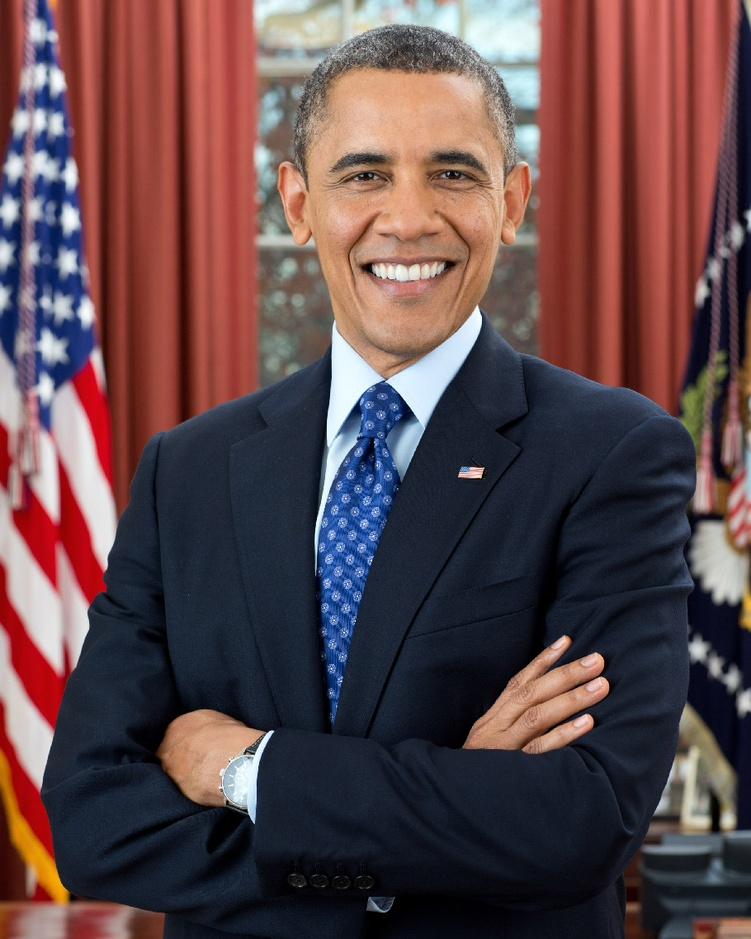
#> input picture Modulo II - Ferramentas/Mini-Projeto-IV_detector-classificador-de-faces-com-openCv/obama.jpg, 751 x 939 px, shrunk from 910 x 1137 before the run, found by its file name
$ jupyter execute 05_bordas_filtros.ipynb   (older library calls are emulated)
#> lines starting #> are read from the running program, lines starting #| are printed output that depends on the picture; after the words box and inside, x2 and y2 are one past the last pixel; in counts of white or black regions, pixels touching at a corner belong together
# Detecção de bordas e filtragem
- Detecção de bordas é uma operação importante em processamento de imagens que é alcançada através de filtragem da imagem
- Filtragem por sua vez depende de um conceito fundamental chamado de **convolução 2D**
- Muitas das funções da biblioteca utilizam esses conceitos no seu codigo fonte

[cell 1]
import cv2
import matplotlib.pyplot as plt
import numpy as np

obama = cv2.cvtColor(cv2.imread("assets/obama.jpg"), cv2.COLOR_BGR2RGB)
obama_gray = cv2.cvtColor(obama, cv2.COLOR_RGB2GRAY)
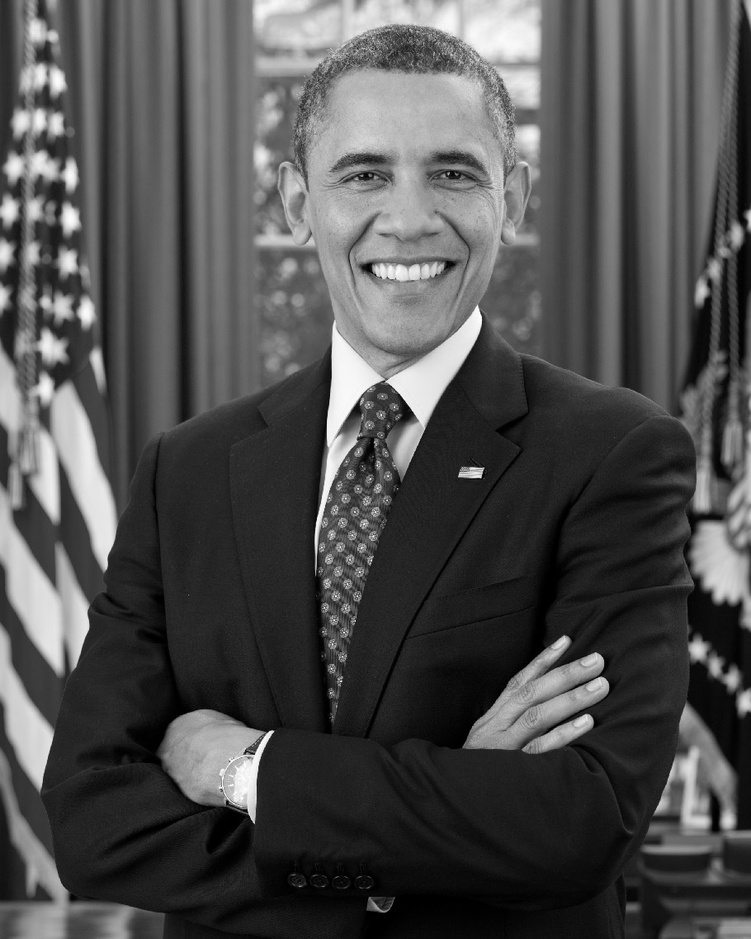
#> obama_gray: shape (939, 751); min 0, max 254, mean 79
plt.imshow(obama)

## Convolução
- O conceito de [convolução](https://pt.wikipedia.org/wiki/Convolu%C3%A7%C3%A3o) vem do processamento de sinais
- É um operador linear de duas funções que resulta em uma outra função
- Vamos supor que temos duas funções $f$ e $g$, a convolução discreta $f \ast g$ entre elas é definida como:

$$
(f \ast g)(k) = h(k) = \sum_{j=0}^{k} f(j)g(k-j)
$$

- Esse conceito é levado para imagens, mas com o nome de **convolução 2D**:

$$
H[i,j] = \sum_{u=-k}^{k} \sum_{v=-k}^{k} g[u,v]F[i+u,j+v]
$$

- Em processamento de imagens, $F$ é a imagens que desejamos filtrar e $G$ é um kernel que precisa ser definido e $H$ a imagem resultante
- É bem mais fácil entender visualmente
    - [Exemplo visual 1](https://ujjwalkarn.me/2016/08/11/intuitive-explanation-convnets/)
    - [Exemplo visual 2](https://cs231n.github.io/convolutional-networks/)

## Fazendo o primeiro filtro - Blurring
- Vamos aplicar um blur na imagem usando convolução
- Blur nada mais é do que fazer a média dos pixels dentro de uma vizinhança
    - [Aqui](https://pyimagesearch.com/2021/04/28/opencv-smoothing-and-blurring/) você encontra um tutorial completo sobre o tema
- Possui diversas aplicações, entre elas:
    - Tirar ruido de uma imagem
    - Preparar a imagem para uma filtragem
- Também conhecido como um **filto passa baixa**
    - No contexto de de imagens, a frequência é relacionada a taxa de mudança dos valores pixels
    - Se muda abruptamente, isso significa uma frequência alta
        - É fácil perceber que em uma borda isso aconteceria
        - Portanto, esse tipo de filtro aplica uma suavização nas bordas

### Criando e aplicando o filtro
- Para realizar a filtragem, precisamos definir um kernel
- O kernel para blurring nada mas é do que algo que faça a média de uma vizinhança
- Vamos começar usando o seguinte kernel:
$$G = \frac{1}{9}
\begin{bmatrix}
    1 & 1 & 1 \\
    1 & 1 & 1 \\
    1 & 1 & 1
\end{bmatrix}
$$

- A divisão por 9 é para fazer com que a soma seja 1
    - Isso é chamado de normalização (para simular um filtro gaussiano)
    - Se não for feito, afeta o brilho da imagem
- Agora, vamos aplicar esse filtro a uma imagem usando a função `filter2D()` que é basicamente a aplicação de uma convolução

[cell 2]
kernel = np.ones([3,3], dtype=np.float32)
kernel = kernel / kernel.sum()
obama_blur = cv2.filter2D(src=obama, # imagem a ser filtrada
                          ddepth=-1, # profundidade da imagem filtrada. -1 mantem a mesma da src
                          kernel=kernel # kernel para realizar a filtragem
                         )
plt.imshow(obama_blur)

- Observe que aumentar o tamanho do kernel resulta em maior blur
    - Porque?
- [Excelente exemplo visual de um blur](https://www.youtube.com/watch?v=8rrHTtUzyZA)

- Como essa é uma operação comum e importante a biblioteca possui uma função específica pra ela, a `blur()`

[cell 3]
obama_blur = cv2.blur(obama, (7,7))
plt.imshow(obama_blur)

- Outras opções de blur:
    - `GaussianBlur()`: utiliza uma distribuição normal para fazer uma espécia de média ponderada
    - `medianBlur()`: utiliza a mediana (bem eficiente contra ruidos do estilo salt and pepper)
    - `bilateralBlur()`: utiliza duas Gaussianas, uma apenas par aconsiderar os vizinhos espaciais e outra para considerar os vizinos com intensidades semelhantes. É muito utilizada para preprocessar a imagem antes de detectar borda, uma vez que é capaz de manter boa parte dessas caraceristicas na imagem

[cell 4]
obama_blur = cv2.GaussianBlur(obama, (7,7), cv2.BORDER_DEFAULT)
plt.imshow(obama_blur)

[cell 5]
obama_blur = cv2.medianBlur(obama, 7)
plt.imshow(obama_blur)

[cell 6]
obama_blur = cv2.bilateralFilter(obama_blur, # imagem a ser aplicado o filtro
                                 11,  # diametro da vizinhança (quanto maior, mais pixels vao ser considerados)
                                 21, # desvio padrao da cor que vai ser considerada (quanto maior, mais a gente se aproxima da gaussiana padrão)
                                 7 # desvio padrao espacial (quanto maior, mais pixels vao influenciar)
                                )
plt.imshow(obama_blur)

- De maneira geral, filtrar uma imagem significa definir um kernel e aplicar a convolução
- Isso é usado largamente para diversas operações

## Sharpening
- Operação que da destaque as bordas de uma imagem
- Obviamente, é usada como um preprocessamento para melhorar essa detecção
- A ideia é a mesma do blur, define-se um kernel e depois aplica a filtragem
- Existem diversos kernels para aplicar tal operação, vamos começar pelo seguinte:

$$
G =
\begin{bmatrix}
-1 & -1 & -1\\
-1 & 9 & -1\\
-1 & -1 & -1\\
\end{bmatrix}
$$

[cell 7]
kernel = np.ones([3,3], dtype=np.float32) * -1
kernel[1,1] = 9
obama_sharp = cv2.filter2D(src=obama, ddepth=-1, kernel=kernel)
plt.imshow(obama_sharp)

- Se quisermos aplicar um sharp execessivo, poriamos usar:

$$
G =
\begin{bmatrix}
1 & 1 & 1\\
1 & -7 & 1\\
1 & 1 & 1\\
\end{bmatrix}
$$

[cell 8]
kernel = np.ones([3,3], dtype=np.float32)
kernel[1,1] = -7
obama_sharp = cv2.filter2D(src=obama, ddepth=-1, kernel=kernel)
plt.imshow(obama_sharp)

- Mas perceba que a imagem fica muito deformanda
- Uma opção é fazer uma espécie de sharp + gaussian

[cell 9]
kernel = np.array([
                    [-1,-1,-1,-1,-1],
                    [-1, 2, 2, 2,-1],
                    [-1, 2, 8, 2,-1],
                    [-1, 2, 2, 2,-1],
                    [-1,-1,-1,-1,-1]
                  ])
kernel = kernel / kernel.sum()
obama_sharp = cv2.filter2D(src=obama, ddepth=-1, kernel=kernel)
plt.imshow(obama_sharp)

## Embossing
- Operação que troca o pixel original por algo como uma sobra ou um destaque
- Também é um técnica comum de preprocessamento de imagem
- Exemplo de kernel:

$$
G =
\begin{bmatrix}
0 & -1 & -1\\
1 & 0 & -1\\
1 & 1 & 0
\end{bmatrix}
$$

[cell 10]
kernel = np.array([
                    [0, -1, -1],
                    [1, 0,  -1],
                    [1, 1,   0]
                  ])
obama_emb = cv2.filter2D(src=obama, ddepth=-1, kernel=kernel)
plt.imshow(obama_emb)

- Podemos aplicar a operação para uma imagem em tons de cinza

[cell 11]
obama_emb = cv2.filter2D(src=obama_gray, ddepth=-1, kernel=kernel)
#> obama_emb: shape (939, 751)
plt.imshow(obama_emb, cmap="gray")

- Também podemos alterar o filtro

[cell 12]
kernel = np.array([
                    [1, 0,  0],
                    [0, 0,  0],
                    [0, 0, -1]
                  ])
obama_emb = cv2.filter2D(src=obama, ddepth=-1, kernel=kernel)
#> obama_emb: shape (939, 751, 3)
plt.imshow(obama_emb)

## Detecção de bordas
- Basicamente é o processo de encontrar as bordas de uma imagem e devolver uma máscara, que nada mais é do que uma imagem binária (preto e branco)
- Como já discutido, é uma operação que envolve operações de filtragem de altas frequências
    - Ou seja, detectar onde tem mudanças abruptas de cores
    - São utilizados kernels que filtragem passa alta
- Uma outra forma de interpretar a localização de uma borda é através de um derivada
    - A borda na mais é do que uma mudança abrupta de pixels


### Sobel

- Um filtro famoso é o `sobel`, que é um operador de diferenciaçã discreto
    - É uma aproximação da derivada de intenside dos pixels de uma imagem
    - Combina suvização gaussiana com diferenciação
- Existem dois kernels:

$$
S_y =
\begin{bmatrix}
-1 & 0 & 1 \\
-2 & 0 & 2 \\
-1 & 0 & 1
\end{bmatrix}
$$

$$
S_x =
\begin{bmatrix}
-1 & -2 & -1 \\
0 & 0 & 0 \\
1 & 2 & 1
\end{bmatrix}
$$

- $S_x$ detecta bordas horizontais, enquanto $S_y$ as verticais
- Em um dado ponto de uma imagem, podemos calcular gradiente da seguinte forma: $S = \sqrt{S_x^2 + S_y^2}$
- Para exemplificar, vamos carregar uma outra imagem:

[cell 13]
formas = cv2.cvtColor(cv2.imread("assets/formas.png"), cv2.COLOR_BGR2GRAY)
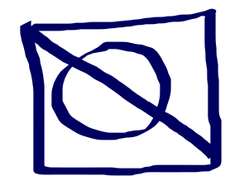
#> input picture Modulo II - Ferramentas/5_opencv/assets/formas.png, 249 x 195 px, shrunk from 301 x 236 before the run
#> formas: shape (195, 249); min 9, max 255, mean 201.1
plt.imshow(formas, cmap="gray")

[cell 14]
s_x = np.array([ [-1, 0, 1],
                 [-2, 0,  2],
                 [-1, 0, 1]
              ])
formas_sob_x = cv2.filter2D(src=formas, ddepth=-1, kernel=s_x)
plt.imshow(formas_sob_x, cmap="gray")

[cell 15]
s_y = np.array([ [-1, -2, -1],
                 [0, 0,  0],
                 [1, 2, 1]
              ])
formas_sob_y = cv2.filter2D(src=formas, ddepth=-1, kernel=s_y)
plt.imshow(formas_sob_y, cmap="gray")

[cell 16]
s = np.sqrt(s_x**2 + s_y**2)
formas_sob = cv2.filter2D(src=formas, ddepth=-1, kernel=s)
plt.imshow(formas_sob, cmap="gray")

- A biblioteca oferece uma função para aplicarmos `sobel`

[cell 17]
formas_sob = cv2.Sobel(formas, # imagem para aplicar o filtro
                       cv2.CV_16S, # o depth fa imagem de saida
                       1, # ordem da derivada na direção de X
                       0, # ordem da derivada na direção de Y
                       ksize=5 # tamanho do kernel
                      )
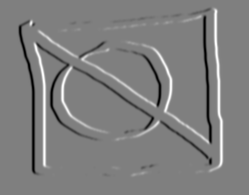
#> formas_sob: shape (195, 249) int16; min -11728, max 11712, mean 0; drawn with min black and max white
plt.imshow(formas_sob, cmap="gray")

- Obtendo uma máscara preto e branco usando a função `threshold()`

[cell 18]
thresh = 50
t, forma_bw = cv2.threshold(formas_sob, thresh, 255, cv2.THRESH_BINARY)
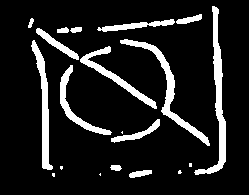
#> forma_bw: shape (195, 249) int16; 12.2% white; 20 white regions (6 under 20 px), largest, box (x1, y1, x2, y2) and area: (194, 6, 226, 175) 1201, (120, 39, 210, 146) 1023, (31, 40, 53, 170) 881
#> t = 50
plt.imshow(forma_bw, cmap="gray")

### Laplacian
- Uma outra opção para detectar bordas é o filtro laplaciano
- A vantagem é que ele calcula derivadas de segunda ordem em ambas as direções
- A biblioteca fornece a função `Laplacian()`
    - Que internamente chama a `Sobel()`

[cell 19]
formas_lap = cv2.Laplacian(formas, cv2.CV_8U, 5)
thresh = 50
t, forma_bw = cv2.threshold(formas_lap, thresh, 255, cv2.THRESH_BINARY)
#> forma_bw: shape (195, 249); 5.6% white in thin lines or dots, all inside (x1, y1, x2, y2) = (20, 9, 221, 175)
plt.imshow(forma_bw, cmap="gray")

[cell 20]
obama_lap = cv2.Laplacian(obama, cv2.CV_8U, 5)
plt.imshow(obama_lap, cmap="gray")

### Canny
- Uma outra opção de detector de borda é o `Canny`
- Esse algoritmo utiliza dois thresholds o lower e o upper
- A ideia do algoritmo é a seguinte:
    1. Aplica um filtro Gaussiano para diminuir ruido
    2. Calculas de derivadas em ambas as direções
    3. Se o pixel do gradiente é maior do que upper, então ele é aceito como uma borda
    4. Se o pixel do gradiente é menor do que lower, então ele é rejeitado
    5. Para todos os pixels entre os threshods, ele é aceito se estiver conectado com pixels aceitos em 3

[cell 21]
obama_can = cv2.Canny(obama, 50, 240)
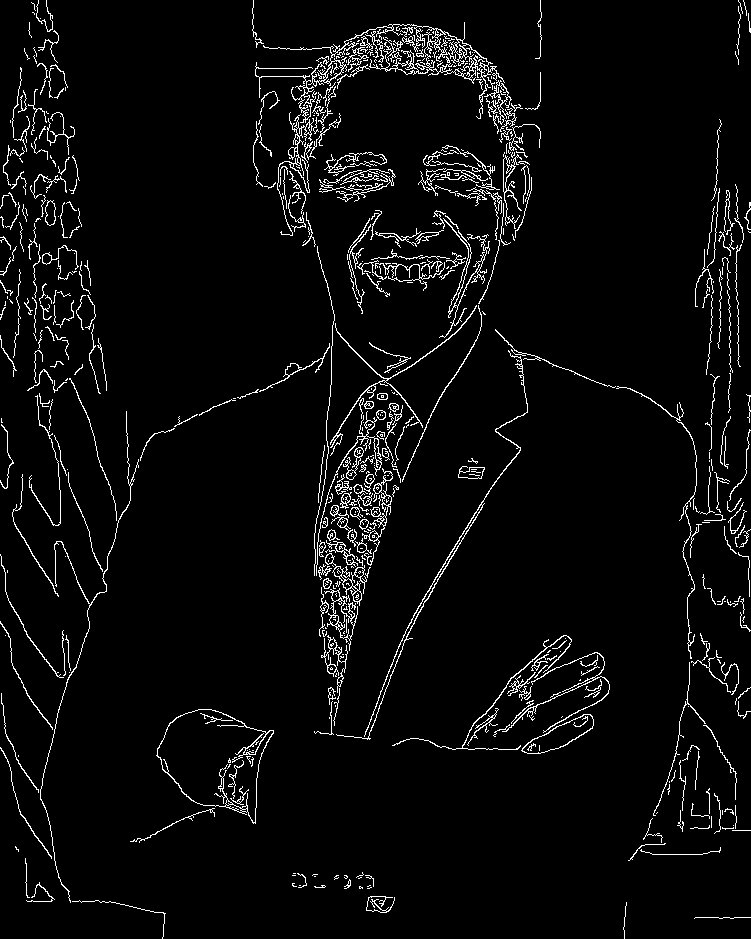
#> obama_can: shape (939, 751); 4.3% white in thin lines or dots
plt.imshow(obama_can, cmap="gray")

## Contornos
- Um contorno nada mais é do que pontos contínuos conectados que possuem mesma cor e intensidade
- Muito útil para detectar formas e objetos
- Funciona muito melhor com imagens binarias
- Na biblioteca usamos a função `findContours()`
    - Retorna uma lista de contornos e [hierarquias](https://docs.opencv.org/4.x/d9/d8b/tutorial_py_contours_hierarchy.html#:~:text=This%20way%2C%20contours%20in%20an,relationship%20is%20called%20the%20Hierarchy.)

[cell 22]
contours, hier = cv2.findContours(obama_can, # imagens que vai buscar os contornos
                                  cv2.RETR_EXTERNAL, # método de contorno (existem vários)
                                  cv2.CHAIN_APPROX_NONE # uma maneira de reduzir a quantidade de contornos. Se for None, pega tudo
                                 )
#> contours = 515 contours, 425 with area under 20; largest, box (x1, y1, x2, y2) and area: (156, 709, 274, 824) 8246, (263, 22, 505, 119) 1846, (521, 714, 594, 754) 1230, (324, 588, 358, 651) 638, (325, 553, 367, 606) 438

- Podemos desenhar os contornos encontrados

[cell 23]
obama_cnt = cv2.drawContours(np.zeros_like(obama_can), # definindo a imagem onde vai ser desenhado
                             contours, # passando os contornos
                             -1, # índice do contorno que vai ser desenhado (-1 desenha tudo)
                             (255,255,255), # cor do contorno
                             2 # grossura da linha
                            )
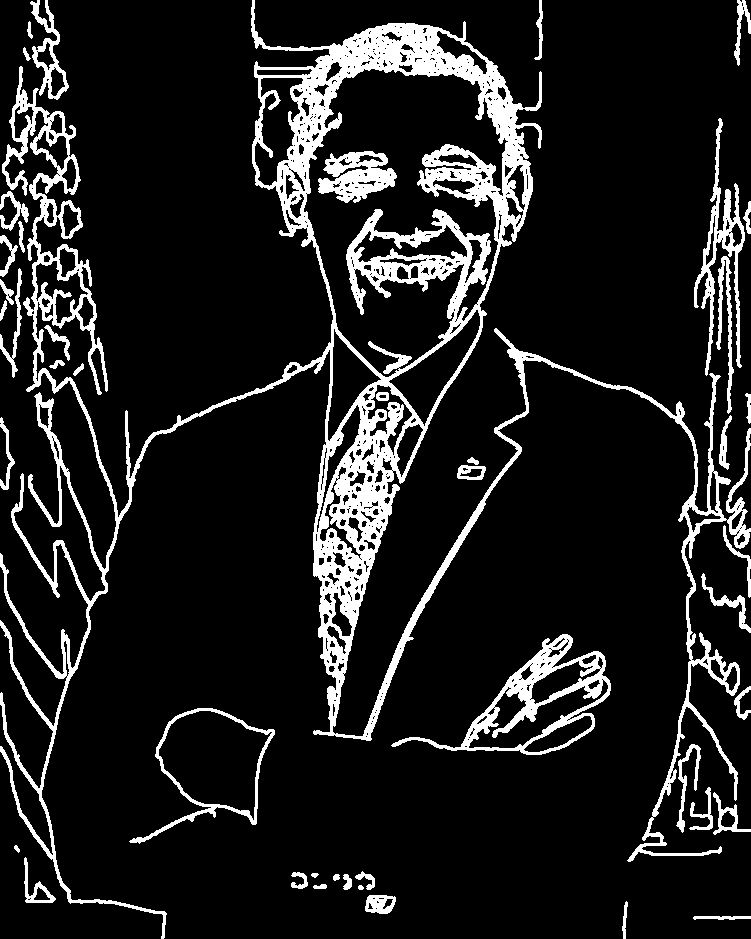
#> obama_cnt: shape (939, 751); 12.1% white; 45 white regions, largest, box (x1, y1, x2, y2) and area: (0, 0, 751, 939) 63670, (391, 634, 611, 755) 5213, (694, 118, 745, 376) 2691
plt.imshow(obama_cnt, cmap="gray")

- Vamos usar a função `contourArea()` para calcular a área de uma contorno e tentar identificar contornos maiores na imagem

[cell 24]
def find_contours_min(contours, a_min):
#> called with a_min = 100
    for k, cnt in enumerate(contours):
        c_area = cv2.contourArea(cnt)
        if c_area > a_min:
            print(f"contours[{k}]: {c_area}")
#> this loop made 515 passes
#> c_area on passes 4, 37, 48: 23, 25.5, 39
#| contours[53]: 1229.5
#| contours[54]: 8245.5
#| contours[83]: 134.5
#| contours[91]: 128.0
#| contours[92]: 200.5
#| contours[112]: 638.0
#| contours[128]: 438.0
#| contours[130]: 126.0
#> (further printed lines are left out)

find_contours_min(contours, 100)

#### Identificando contornos com retangulos
- Criar um rentangulo em volta de uma forma que identificamos
- Para isso vamos carregar uma nova figura

[cell 25]
formas_2 = cv2.imread("assets/formas_2.png")
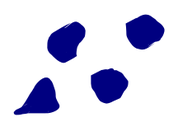
#> input picture Modulo II - Ferramentas/5_opencv/assets/formas_2.png, 178 x 136 px, shrunk from 216 x 165 before the run
#> formas_2 is the input picture: shape (136, 178, 3); mean B, G, R 234.4, 213.8, 213.8
plt.imshow(formas_2, cmap="gray")

[cell 26]
formas_2_can = cv2.Canny(formas_2, 50, 240)
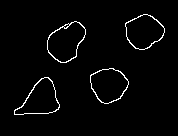
#> formas_2_can: shape (136, 178); 2.4% white in thin lines or dots, all inside (x1, y1, x2, y2) = (14, 14, 165, 115)
plt.imshow(formas_2_can, cmap="gray")

[cell 27]
contours, hier = cv2.findContours(formas_2_can, # imagens que vai buscar os contornos
                                  cv2.RETR_TREE, # método de contorno (existem vários)
                                  cv2.CHAIN_APPROX_SIMPLE # uma maneira de reduzir a quantidade de contornos. Se for None, pega tudo
                                 )
#> contours = 9 contours, 1 with area under 20; largest, box (x1, y1, x2, y2) and area: (47, 21, 86, 63) 1066, (47, 21, 86, 63) 1006, (125, 14, 165, 50) 979, (90, 68, 129, 104) 976, (14, 77, 60, 115) 974, (125, 14, 165, 50) 941, (90, 68, 129, 104) 940, (14, 77, 60, 115) 939

forma_cnt = cv2.drawContours(np.zeros_like(formas_2_can), # definindo a imagem onde vai ser desenhado
                             contours, # passando os contornos
                             -1, # índice do contorno que vai ser desenhado (-1 desenha tudo)
                             (255,255,255), # cor do contorno
                             2 # grossura da linha
                            )
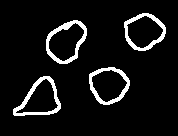
#> forma_cnt: shape (136, 178); 7.6% white; 4 white regions, box (x1, y1, x2, y2) and area: (46, 20, 87, 64) 486, (13, 76, 61, 116) 481, (124, 13, 166, 51) 433, (89, 67, 130, 105) 429

plt.imshow(forma_cnt, cmap="gray")

- Dando uma olhada nos contornos

[cell 28]
find_contours_min(contours, 100)
#> the loop in find_contours_min (call 2), `for k, cnt in enumerate(contours):` made 9 passes
#> c_area on passes 1, 2, 3, 4, 5, 7, 8, 9: 974, 939, 976.5, 939.5, 1065.5, 1006, 979, 941
#| contours[0]: 974.0
#| contours[1]: 939.0
#| contours[2]: 976.5
#| contours[3]: 939.5
#| contours[4]: 1065.5
#| contours[6]: 1006.0
#| contours[7]: 979.0
#| contours[8]: 941.0

- Podemos obter o peŕimetro do contorno

[cell 29]
peri = cv2.arcLength(contours[0], # o contorno
                     True # se True, indica que é uma forma fechada
                    )
#> peri = 139.4
peri
#> Out = 139.4

- Agora vamos aproximar a forma do contorno para uma outra forma com menos vertices (de acordo com a precisão especificada)
- É bem útil para demarcar uma imagem com um quadrado, por exemplo

To understand this, suppose you are trying to find a square in an image, but due to some problems in the image, you didn’t get a perfect square, but a “bad shape” (As shown in first image below). Now you can use this function to approximate the shape. In this, second argument is called epsilon, which is maximum distance from contour to approximated contour. It is an accuracy parameter. A wise selection of epsilon is needed to get the correct output.

[cell 30]
approx_cnt = cv2.approxPolyDP(contours[0], # contorno
                              0.1*peri, # precisao da aproximação
                              True # se True, indica que é uma forma fechada
                             )
#> approx_cnt = [[52, 81], [14, 114], [58, 109]]
approx_cnt
#> Out = [[52, 81], [14, 114], [58, 109]]

[cell 31]
x, y, w, h = cv2.boundingRect(approx_cnt)
#> x = 14; y = 81; w = 45; h = 34
formas_final = cv2.rectangle(formas_2.copy(), (x,y), (x+w, y+h), (0, 255, 0), 1)
plt.imshow(formas_final)

___
# Exercício:
- Faça uma função que insira o retângulo em todas as formas da imagem anterior
___

[cell 32]
def draw_all_objects(img, contours):
    for cnt in contours:
        peri = cv2.arcLength(cnt, True)
        approx_cnt = cv2.approxPolyDP(cnt, 0.01*peri, True)
        x, y, w, h = cv2.boundingRect(approx_cnt)
        img = cv2.rectangle(img.copy(), (x,y), (x+w, y+h), (0, 255, 0), 1)
#> this loop made 9 passes
#> (peri, x, y, w, h) on passes 1 to 9: (139.4, 14, 77, 46, 38), (137.1, 14, 77, 46, 38), (120.8, 90, 68, 39, 36), (118.5, 90, 68, 39, 36), (130.1, 47, 21, 39, 42), (16.73, 63, 23, 7, 6), (129.2, 47, 21, 39, 42), (121.1, 125, 14, 39, 35), (118.7, 125, 14, 40, 36)
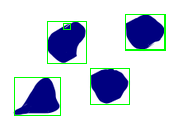
#> img: shape (136, 178, 3); mean of channels 0, 1, 2 226.9, 214.2, 206.5; drawn as B, G, R

    return img

formas_2 = cv2.imread("assets/formas_2.png")
formas_2_can = cv2.Canny(formas_2, 50, 240)
contours, hier = cv2.findContours(formas_2_can, # imagens que vai buscar os contornos
                                  cv2.RETR_TREE, # método de contorno (existem vários)
                                  cv2.CHAIN_APPROX_SIMPLE # uma maneira de reduzir a quantidade de contornos. Se for None, pega tudo
                                 )

img = draw_all_objects(formas_2, contours)
plt.imshow(img)
